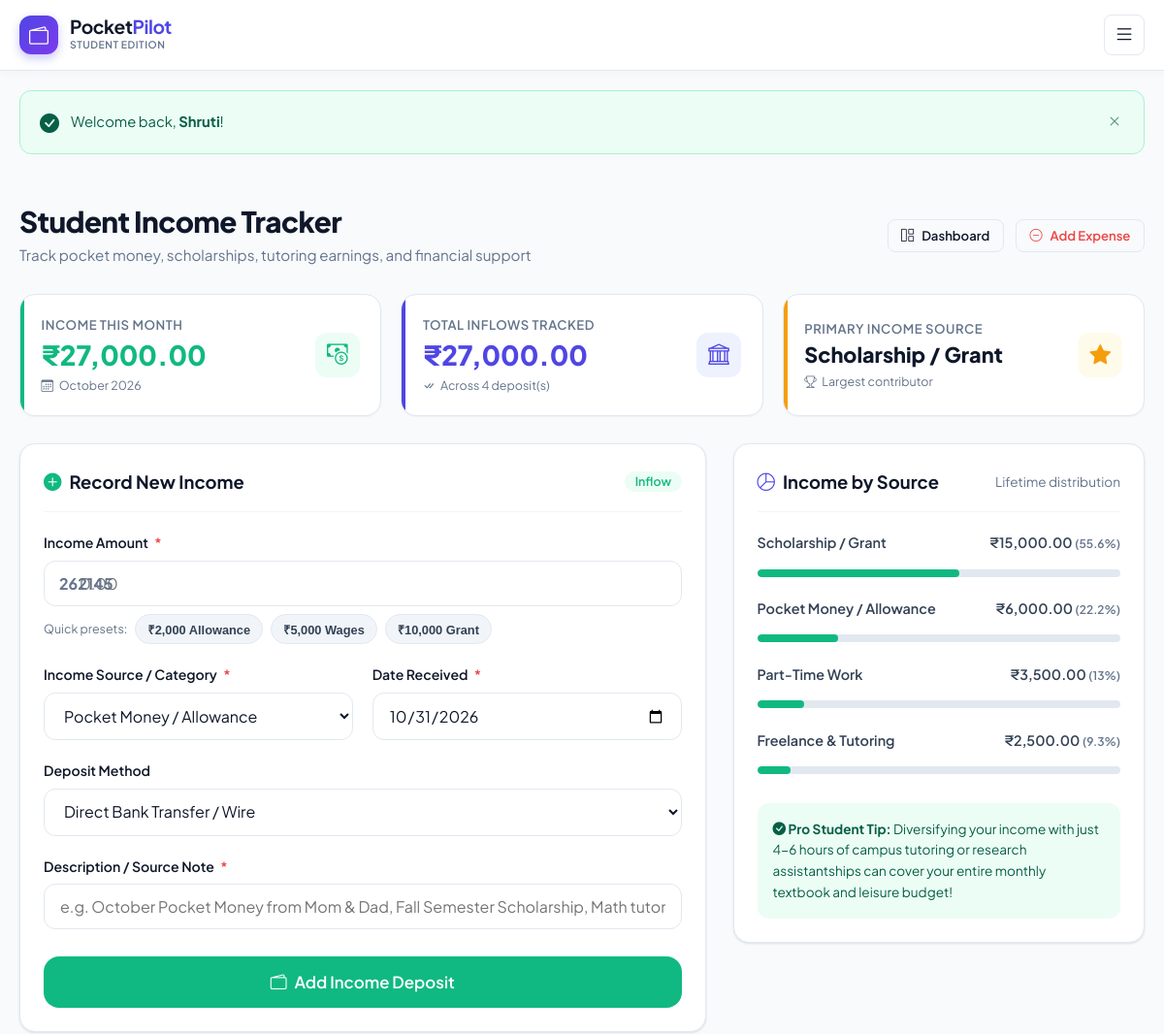
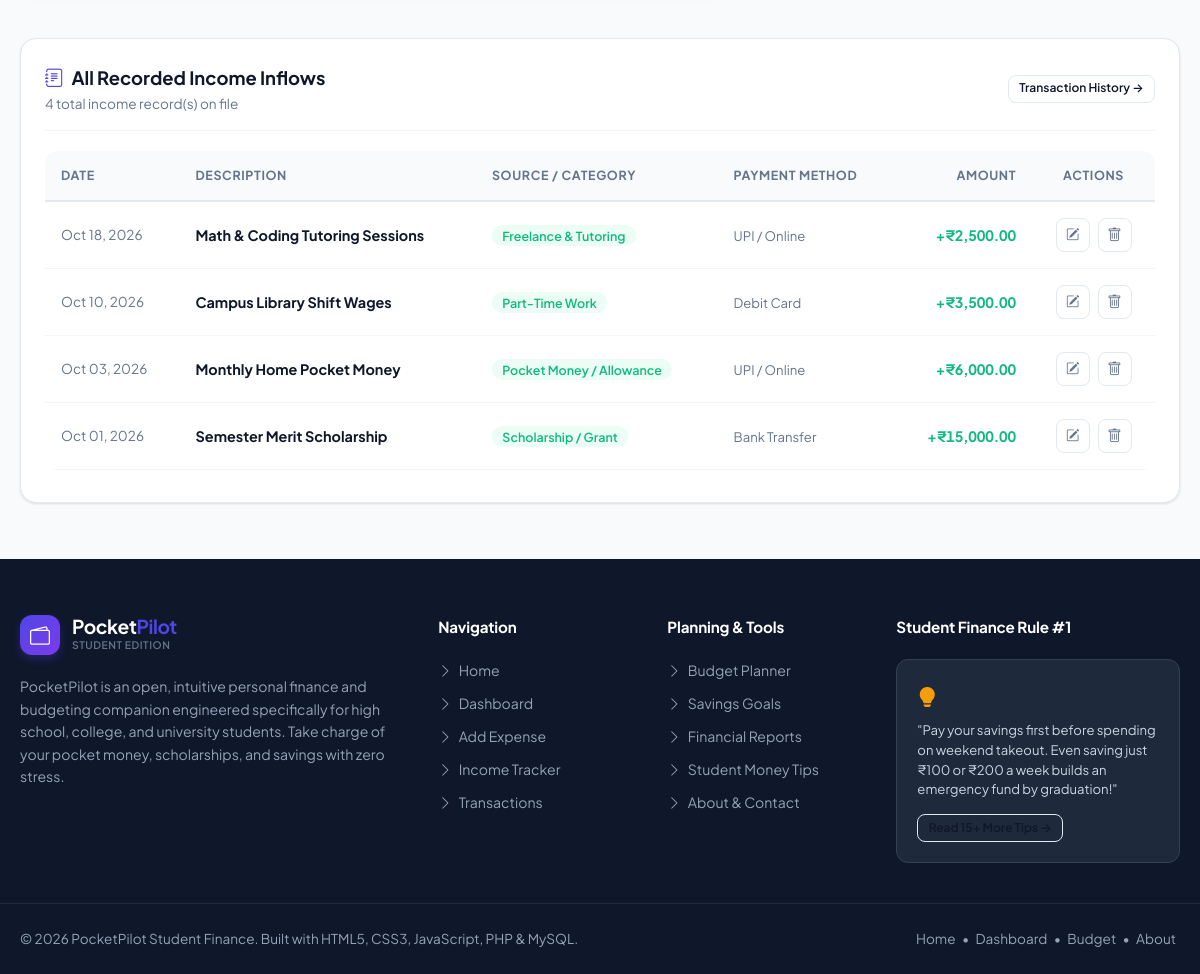
/income.php (signed in), run on the app's committed database (2 pictures, top to bottom).
### tables this page shows
CREATE TABLE IF NOT EXISTS `transactions` (
    `id` INT AUTO_INCREMENT PRIMARY KEY,
    `type` ENUM('expense', 'income') NOT NULL,
    `amount` DECIMAL(10,2) NOT NULL,
    `category` VARCHAR(50) NOT NULL,
    `date` DATE NOT NULL,
    `payment_method` VARCHAR(50) NOT NULL DEFAULT 'Cash',
    `description` VARCHAR(255) NOT NULL,
    `created_at` TIMESTAMP DEFAULT CURRENT_TIMESTAMP
);

### includes/functions.php (called while the page is built, shortened)
<?php
function format_currency($amount, $showSymbol = true) {
    $val = (float)$amount;
    $isNegative = $val < 0;
    $formatted = number_format(abs($val), 2);
    if ($showSymbol) {
        $symbol = '₹';
        if (defined('CURRENCY_SYMBOL')) {
            $candidate = (string)CURRENCY_SYMBOL;
        }
        return ($isNegative ? '-' : '') . $symbol . $formatted;
    }
    return ($isNegative ? '-' : '') . $formatted;
}
function get_categories($pdo, $type = null) {
    if ($type) {
        $stmt = $pdo->prepare("SELECT * FROM categories WHERE type = ? ORDER BY name ASC");
        $stmt->execute([$type]);
    } else {
        $stmt = $pdo->query("SELECT * FROM categories ORDER BY type ASC, name ASC");
    }
    return $stmt->fetchAll();
}

### income.php (the view, shortened to what this page needs)
<?php
require_once __DIR__ . '/config/db.php';
require_once __DIR__ . '/includes/functions.php';
$amount = '';
$category = 'Pocket Money / Allowance';
$date = date('Y-m-d');
$description = '';
$incomeCategories = get_categories($pdo, 'income');
$stmtMonthInc = $pdo->prepare("SELECT COALESCE(SUM(amount), 0) as total FROM transactions WHERE type = 'income' AND DATE_FORMAT(date, '%Y-%m') = ?");
$stmtMonthInc->execute([CURRENT_MONTH]);
$monthIncome = (float)$stmtMonthInc->fetch()['total'];
$stmtLifeInc = $pdo->query("SELECT COALESCE(SUM(amount), 0) as total, COUNT(*) as count FROM transactions WHERE type = 'income'");
$lifeRow = $stmtLifeInc->fetch();
$lifetimeIncome = (float)$lifeRow['total'];
$incomeCount = (int)$lifeRow['count'];
$stmtBreakdown = $pdo->query("
    SELECT category, SUM(amount) as total, COUNT(*) as entries
    FROM transactions
    WHERE type = 'income'
    GROUP BY category
    ORDER BY total DESC
");
$incomeBreakdown = $stmtBreakdown->fetchAll();
$topSource = !empty($incomeBreakdown) ? $incomeBreakdown[0]['category'] : 'None yet';
$stmtList = $pdo->query("SELECT * FROM transactions WHERE type = 'income' ORDER BY date DESC, id DESC");
$incomeList = $stmtList->fetchAll();
require_once __DIR__ . '/includes/header.php';
?>
<div class="container">
    <div class="page-header">
        <div>
            <h1 class="page-title">Student Income Tracker</h1>
            <p class="page-subtitle">Track pocket money, scholarships, tutoring earnings, and financial support</p>
        </div>
        <div class="header-actions">
            <a href="dashboard.php" class="btn btn-outline btn-sm"><i class="bi bi-grid-1x2"></i> Dashboard</a>
            <a href="add-expense.php" class="btn btn-outline-danger btn-sm"><i class="bi bi-dash-circle"></i> Add Expense</a>
        </div>
    </div>
    <div class="stats-grid">
        <div class="stat-card card-income">
            <div class="stat-info">
                <span class="stat-label">Income This Month</span>
                <span class="stat-value" style="color: var(--success);"><?= format_currency($monthIncome) ?></span>
                <span class="stat-subtext"><i class="bi bi-calendar3"></i> <?= date('F Y') ?></span>
            </div>
            <div class="stat-icon"><i class="bi bi-cash-coin"></i></div>
        </div>
        <div class="stat-card card-balance">
            <div class="stat-info">
                <span class="stat-label">Total Inflows Tracked</span>
                <span class="stat-value" style="color: var(--primary);"><?= format_currency($lifetimeIncome) ?></span>
                <span class="stat-subtext"><i class="bi bi-check-all"></i> Across <?= $incomeCount ?> deposit(s)</span>
            </div>
            <div class="stat-icon"><i class="bi bi-bank"></i></div>
        </div>
        <div class="stat-card card-budget">
            <div class="stat-info">
                <span class="stat-label">Primary Income Source</span>
                <span class="stat-value" style="font-size: 1.35rem; color: var(--text-dark);"><?= htmlspecialchars($topSource) ?></span>
                <span class="stat-subtext"><i class="bi bi-trophy"></i> Largest contributor</span>
            </div>
            <div class="stat-icon"><i class="bi bi-star-fill"></i></div>
        </div>
    </div>
    <div class="two-col-layout" style="margin-bottom: 2.5rem;">
        <div class="card">
            <div class="card-header">
                <h2 class="card-title"><i class="bi bi-plus-circle-fill" style="color: var(--success);"></i> Record New Income</h2>
                <span class="badge badge-income">Inflow</span>
            </div>
            <form action="income.php" method="POST">
                <div class="form-group">
                    <label class="form-label" for="amountInput">
                        Income Amount <span class="required">*</span>
                    </label>
                    <div class="input-with-icon">
                        <span class="input-prefix"><?= CURRENCY_SYMBOL ?></span>
                        <input type="number" step="0.01" min="0.01" name="amount" id="amountInput"
                               class="form-control" placeholder="0.00"
                               value="<?= htmlspecialchars((string)$amount) ?>" required>
                    </div>
                    <div class="preset-pills">
                        <span style="font-size: 0.78rem; color: var(--text-muted); align-self: center;">Quick presets:</span>
                        <button type="button" class="preset-pill" data-amount="2000.00">₹2,000 Allowance</button>
                        <button type="button" class="preset-pill" data-amount="5000.00">₹5,000 Wages</button>
                        <button type="button" class="preset-pill" data-amount="10000.00">₹10,000 Grant</button>
                    </div>
                </div>
                <div class="form-grid">
                    <div class="form-group">
                        <label class="form-label" for="incomeCategory">
                            Income Source / Category <span class="required">*</span>
                        </label>
                        <select name="category" id="incomeCategory" class="form-control" required>
                            <?php foreach ($incomeCategories as $icat): ?>
                                <option value="<?= htmlspecialchars($icat['name']) ?>" <?= $category === $icat['name'] ? 'selected' : '' ?>>
                                    <?= htmlspecialchars($icat['name']) ?>
                                </option>
                            <?php endforeach; ?>
                        </select>
                    </div>
                    <div class="form-group">
                        <label class="form-label" for="incomeDate">
                            Date Received <span class="required">*</span>
                        </label>
                        <input type="date" name="date" id="incomeDate" class="form-control"
                               value="<?= htmlspecialchars($date) ?>" required max="<?= date('Y-m-d') ?>">
                    </div>
                </div>
                <div class="form-group">
                    <label class="form-label" for="incomeMethod">Deposit Method</label>
                    <select name="payment_method" id="incomeMethod" class="form-control">
                        <option value="Bank Transfer" selected>Direct Bank Transfer / Wire</option>
                    </select>
                </div>
                <div class="form-group">
                    <label class="form-label" for="incomeDescription">
                        Description / Source Note <span class="required">*</span>
                    </label>
                    <input type="text" name="description" id="incomeDescription" class="form-control"
                           placeholder="e.g. October Pocket Money from Mom & Dad, Fall Semester Scholarship, Math tutoring fee"
                           value="<?= htmlspecialchars($description) ?>" required maxlength="255">
                </div>
                <button type="submit" class="btn btn-success btn-lg" style="width: 100%; margin-top: 0.5rem;">
                    <i class="bi bi-wallet2"></i> Add Income Deposit
                </button>
            </form>
        </div>
        <div class="card">
            <div class="card-header">
                <h3 class="card-title"><i class="bi bi-pie-chart"></i> Income by Source</h3>
                <span class="card-subtitle">Lifetime distribution</span>
            </div>
            <?php if (empty($incomeBreakdown)): ?>
                <p style="color: var(--text-muted); font-size: 0.9rem; text-align: center; padding: 2rem 0;">
                    No income sources recorded yet.
                </p>
            <?php else: ?>
                <div class="breakdown-list">
                    <?php
                        $totalAllInc = max(1, $lifetimeIncome);
                        foreach ($incomeBreakdown as $b):
                            $bPct = round(($b['total'] / $totalAllInc) * 100, 1);
                    ?>
                    <div class="breakdown-row">
                        <div class="breakdown-info">
                            <span><?= htmlspecialchars($b['category']) ?></span>
                            <span><?= format_currency($b['total']) ?> <small style="color: var(--text-muted);">(<?= $bPct ?>%)</small></span>
                        </div>
                        <div class="progress-bar-container" style="height: 8px;">
                            <div class="progress-bar progress-success" style="width: <?= $bPct ?>%;"></div>
                        </div>
                    </div>
                    <?php endforeach; ?>
                </div>
            <?php endif; ?>
            <div style="margin-top: 1.5rem; background: var(--success-light); padding: 1rem; border-radius: var(--radius-md); font-size: 0.85rem; color: #065f46;">
                <i class="bi bi-check-circle-fill"></i> <strong>Pro Student Tip:</strong> Diversifying your income with just 4-6 hours of campus tutoring or research assistantships can cover your entire monthly textbook and leisure budget!
            </div>
        </div>
    </div>
    <div class="card">
        <div class="card-header">
            <div>
                <h2 class="card-title"><i class="bi bi-journal-text"></i> All Recorded Income Inflows</h2>
                <p class="card-subtitle"><?= count($incomeList) ?> total income record(s) on file</p>
            </div>
            <a href="transactions.php" class="btn btn-outline btn-xs">Transaction History &rarr;</a>
        </div>
        <?php if (empty($incomeList)): ?>
            <div style="text-align: center; padding: 2.5rem 1rem;">
                <p style="color: var(--text-muted);">No income entries found. Add your first income above!</p>
            </div>
        <?php else: ?>
            <div class="table-responsive">
                <table class="custom-table">
                    <thead>
                        <tr>
                            <th>Date</th>
                            <th>Description</th>
                            <th>Source / Category</th>
                            <th>Payment Method</th>
                            <th style="text-align: right;">Amount</th>
                            <th style="text-align: center;">Actions</th>
                        </tr>
                    </thead>
                    <tbody>
                        <?php foreach ($incomeList as $inc): ?>
                        <tr>
                            <td style="white-space: nowrap; font-size: 0.85rem; color: var(--text-muted);">
                                <?= date('M d, Y', strtotime($inc['date'])) ?>
                            </td>
                            <td>
                                <strong style="color: var(--text-dark); display: block;"><?= htmlspecialchars($inc['description']) ?></strong>
                            </td>
                            <td>
                                <span class="badge badge-income">
                                    <?= htmlspecialchars($inc['category']) ?>
                                </span>
                            </td>
                            <td>
                                <span style="font-size: 0.82rem; color: var(--text-muted);">
                                    <?= htmlspecialchars($inc['payment_method']) ?>
                                </span>
                            </td>
                            <td style="text-align: right;">
                                <span class="amount-income">+<?= format_currency($inc['amount']) ?></span>
                            </td>
                            <td style="text-align: center;">
                                <div class="table-actions" style="justify-content: center;">
                                    <button type="button" class="action-btn" title="Edit Income"
                                            onclick='openEditIncomeModal(<?= json_encode($inc, JSON_HEX_TAG | JSON_HEX_APOS | JSON_HEX_QUOT | JSON_HEX_AMP) ?>)'>
                                        <i class="bi bi-pencil-square"></i>
                                    </button>
                                    <a href="income.php?delete=<?= $inc['id'] ?>"
                                       class="action-btn delete-btn"
                                       title="Delete Record"
                                       onclick="return confirmDelete('Are you sure you want to delete this income entry of <?= format_currency($inc['amount']) ?>?');">
                                        <i class="bi bi-trash"></i>
                                    </a>
                                </div>
                            </td>
                        </tr>
                        <?php endforeach; ?>
                    </tbody>
                </table>
            </div>
        <?php endif; ?>
    </div>
</div>
<?php require_once __DIR__ . '/includes/footer.php'; ?>

### data on the page
transactions: date "Oct 18, 2026", description "Math & Coding Tutoring Sessions", category "Freelance & Tutoring", payment_method "UPI / Online", amount "₹2,500.00"
transactions: date "Oct 10, 2026", description "Campus Library Shift Wages", category "Part-Time Work", payment_method "Debit Card", amount "₹3,500.00"
transactions: date "Oct 03, 2026", description "Monthly Home Pocket Money", category "Pocket Money / Allowance", payment_method "UPI / Online", amount "₹6,000.00"
transactions: date "Oct 01, 2026", description "Semester Merit Scholarship", category "Scholarship / Grant", payment_method "Bank Transfer", amount "₹15,000.00"

### other printed values
$flash['text'] "Welcome back, Shruti !"
format_currency($monthIncome) "₹27,000.00"
format_currency($lifetimeIncome) "₹27,000.00"
$incomeCount "4"
$topSource "Scholarship / Grant"
$b['category'] "Scholarship / Grant"
format_currency($b['total']) "₹15,000.00"
$b['category'] "Pocket Money / Allowance"
format_currency($b['total']) "₹6,000.00"
$b['category'] "Part-Time Work"
format_currency($b['total']) "₹3,500.00"
$b['category'] "Freelance & Tutoring"
format_currency($b['total']) "₹2,500.00"
count($incomeList) "4"
form field category "Pocket Money / Allowance"
